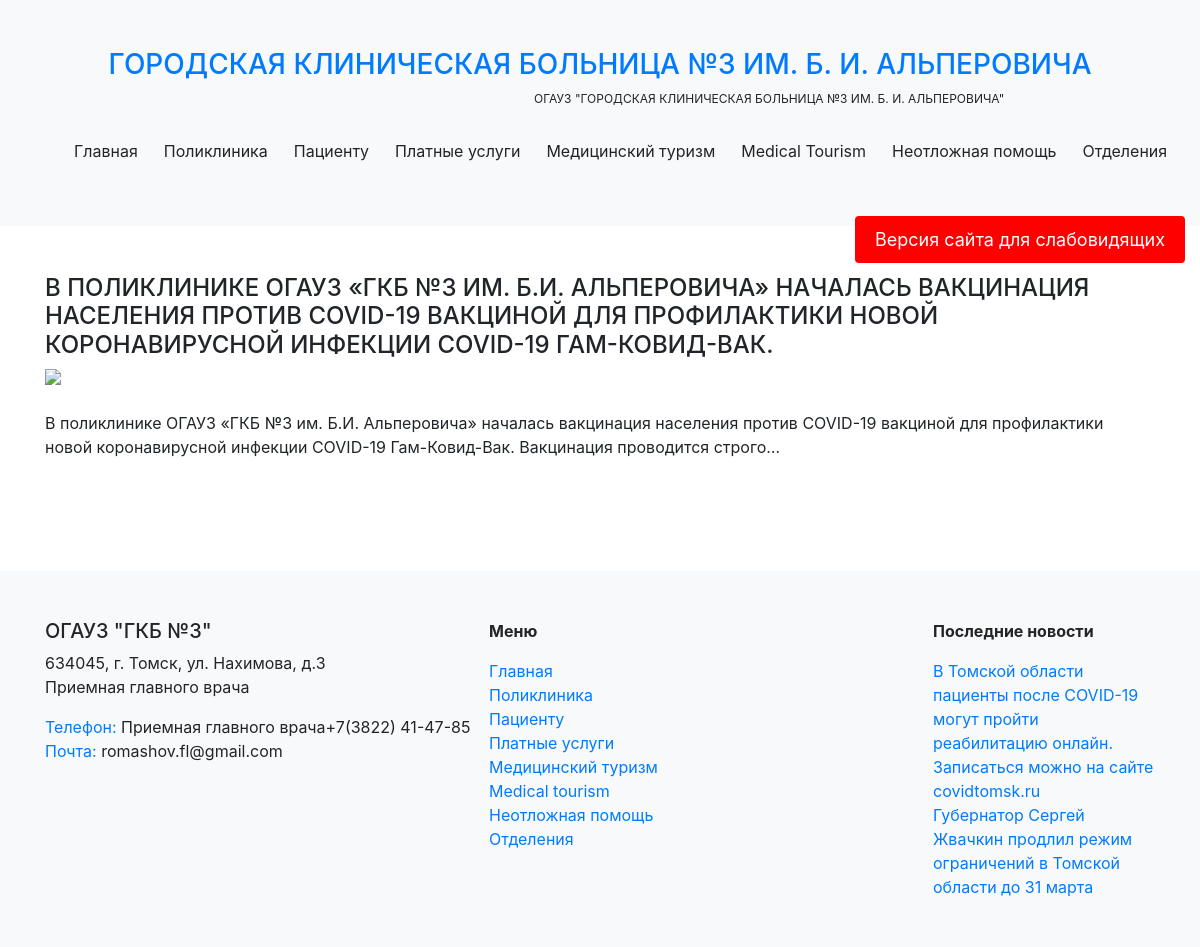
The app's page /post/2/ with its own data.
### main/models.py (models this page shows, shortened)
class New(models.Model):
    title = models.CharField(max_length=255, verbose_name="Заголовок")
    content = models.TextField(blank=True, verbose_name="Текст статьи")
    photo = models.ImageField(upload_to="photos/%Y/%m/%d/", verbose_name="Фото")
    time_create = models.DateTimeField(auto_now_add=True, verbose_name="Время создания")
    time_update = models.DateTimeField(auto_now=True, verbose_name="Время изменения")
    is_published = models.BooleanField(default=True, verbose_name="Публикация")
    class Meta:
        verbose_name = 'Новости'
        verbose_name_plural = 'Новости'
        ordering = ['-time_create', 'title']

### main/views.py (the view)
# urls.py: path('post/<int:post_id>/', show_post, name='post'),
def show_post(request, post_id):
    post = get_object_or_404(New, pk=post_id)
    context = {
        'post': post,
        'title': post.title,
    }
    return render(request, 'main/post.html', context=context)

### main/templates/main/post.html
{% extends 'main/layout.html' %}
{% block content %}
<section class="container main-news pt-5 pb-5">
    <h4>{{post.title}}</h4>
    {% if post.photo %}
    <p><img class="img-article" src="{{post.photo.url}}"></p>
    {% endif %}
    {{post.content|linebreaks}}
</section>
{% endblock %}

### main/templates/main/layout.html (shortened to what this page needs)
{% load static %}
<!doctype html>
<html lang="en">
<head>
    <link rel="stylesheet" href="https://maxcdn.bootstrapcdn.com/bootstrap/4.0.0/css/bootstrap.min.css"
>
    <link rel="stylesheet" type="text/css" href="{% static 'main/css/main.css' %}">
    <link rel="stylesheet" type="text/css" href="{% static 'main/css/media.css' %}">
    <link href="https://cdnjs.cloudflare.com/ajax/libs/fotorama/4.6.4/fotorama.css" rel="stylesheet">
    <link rel="stylesheet" href="{% static 'main/js/plugins/lightzoom/style.css' %}" type="text/css">
    <link rel="stylesheet" href="{% static 'main/js/plugins/visually-impaired/css/visually_impaired.css' %}"
          type="text/css">
    <link rel="stylesheet" href="{% static 'main/css/media.css' %}" type="text/css">
</head>
<body>
<header class="pb-5 pt-5">
    <div class="container">
        <div class="header__text d-flex flex-column align-items-center">
            <a class="align-self-center" href="{% url 'main' %}"><h3>ГОРОДСКАЯ КЛИНИЧЕСКАЯ БОЛЬНИЦА №3 ИМ. Б. И.
                АЛЬПЕРОВИЧА</h3></a>
            <p class="w-75 text-right mr-4">ОГАУЗ "ГОРОДСКАЯ КЛИНИЧЕСКАЯ БОЛЬНИЦА №3 ИМ. Б. И. АЛЬПЕРОВИЧА"</p>
        </div>
    </div>
    <div class="d-flex container flex-wrap">
        <nav class="navbar navbar-expand-lg navbar-light bg-light">
            <div class="collapse navbar-collapse" id="navbarSupportedContent">
                <div class="dropdown">
                    <a class="btn btn-light" href="#" aria-haspopup="true"
                       aria-expanded="false">
                        Главная
                    </a>
                </div>
                <div class="dropdown">
                    <a class="btn btn-light" href="#" aria-haspopup="true"
                       aria-expanded="false">
                        Поликлиника
                    </a>
                </div>
                <div class="dropdown">
                    <a class="btn btn-light" href="#" aria-haspopup="true"
                       aria-expanded="false">
                        Пациенту
                    </a>
                </div>
                <div class="dropdown">
                    <a class="btn btn-light" href="#" aria-haspopup="true"
                       aria-expanded="false">
                        Платные услуги
                    </a>
                </div>
                <div class="dropdown">
                    <a class="btn btn-light" href="#" aria-haspopup="true"
                       aria-expanded="false">
                        Медицинский туризм
                    </a>
                </div>
                <div class="dropdown">
                    <a class="btn btn-light" href="#" aria-haspopup="true"
                       aria-expanded="false">
                        Medical Tourism
                    </a>
                </div>
                <div class="dropdown">
                    <a class="btn btn-light" href="#" aria-haspopup="true"
                       aria-expanded="false">
                        Неотложная помощь
                    </a>
                </div>
                <div class="dropdown">
                    <a class="btn btn-light" href="#" aria-haspopup="true"
                       aria-expanded="false">
                        Отделения
                    </a>
                </div>
            </div>
        </nav>
    </div>
</header>
<button class="visually_impaired-open btn butn">Версия сайта для слабовидящих</button>
<main>
    {% block content %}
    {% endblock %}
</main>
<footer>
    <div class="container d-flex pt-5 pb-5 mt-5">
        <div class="d-flex flex-column w-50">
            <h5>ОГАУЗ "ГКБ №3"</h5>
            <p>634045, г. Томск, ул. Нахимова, д.3 <br> Приемная главного врача</p>
            <div>
                <a href="#">Телефон:</a>
                <span>Приемная главного врача+7(3822) 41-47-85</span>
            </div>
            <div>
                <a href="#">Почта:</a>
                <span>romashov.fl@gmail.com</span>
            </div>
        </div>
        <div class="d-flex flex-column w-50">
            <p class="fw-bold">Меню</p>
            <a href="#">Главная</a>
            <a href="#">Поликлиника</a>
            <a href="#">Пациенту</a>
            <a href="#">Платные услуги</a>
            <a href="#">Медицинский туризм</a>
            <a href="#">Medical tourism</a>
            <a href="#">Неотложная помощь</a>
            <a href="#">Отделения</a>
        </div>
        <div class="d-flex flex-column w-25">
            <p class="fw-bold">Последние новости</p>
            <a href="#">
                В Томской области пациенты после COVID-19 могут пройти реабилитацию онлайн.
                Записаться можно на сайте covidtomsk.ru
            </a>
            <a href="#">
                Губернатор Сергей Жвачкин продлил режим ограничений в Томской области до 31 марта
            </a>
        </div>
    </div>
</footer>
</body>
</html>

### main/static/main/css/main.css (style rules this page uses)
header { background-color: #f8f9fa; }
footer { background-color: #f8f9fa; }
.header__text > p { font-size: 12px; }
.btn-light { border-radius: 0 !important; }
img.img-article { max-width: 600px; height: auto; float: center; padding: 0 10px 10px 0; }
.fw-bold { font-weight: bold; }
.butn { background-color: #FF0000; border: none; color: white; padding: 10px 20px; margin: -10px 15px 0px 0px; text-align: center; text-decoration: none; display: inline-block; font-size: 18px; float: right }
.butn { -webkit-transition-duration: 0.4s; transition-duration: 0.4s; }

### records on screen
New: title "В ПОЛИКЛИНИКЕ ОГАУЗ «ГКБ №3 ИМ. Б.И. АЛЬПЕРОВИЧА» НАЧАЛАСЬ ВАКЦИНАЦИЯ НАСЕЛЕНИЯ ПРОТИВ COVID-19 ВАКЦИНОЙ ДЛЯ ПРОФИЛАКТИКИ НОВОЙ КОРОНАВИРУСНОЙ ИНФЕКЦИИ COVID-19 ГАМ-КОВИД-ВАК.", content "В поликлинике ОГАУЗ «ГКБ №3 им. Б.И. Альперовича» началась вакцинация населения против COVID-19 вакциной для профилактики новой коронавирусной инфекции COVID-19 Гам-Ковид-Вак. Вакцинация проводится строго…"
